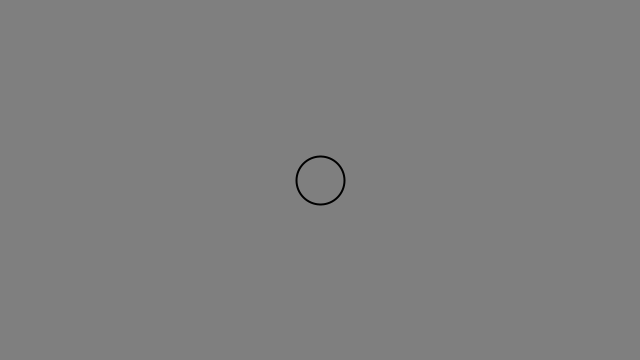
Frame 1 (no input)
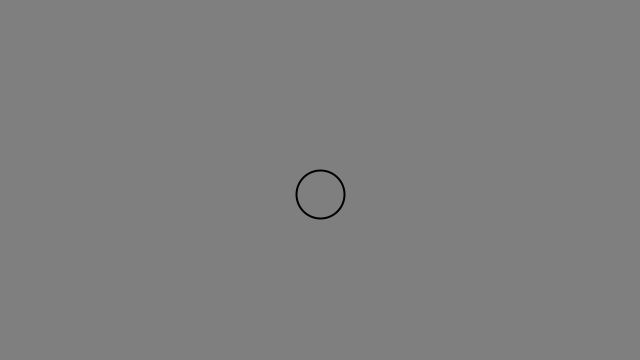
Frame 60 (the mouse pressed at the canvas centre just before this capture)
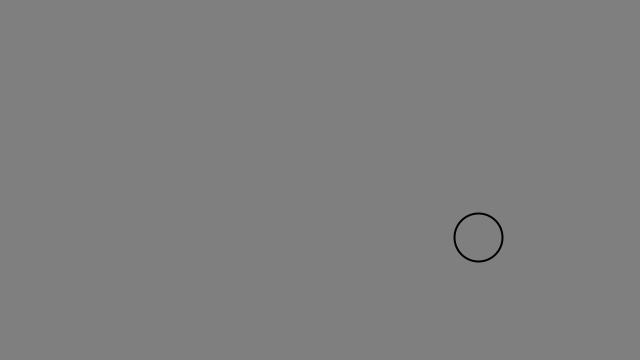
Frame 120 (the mouse held since frame 60 and released just before this capture)

The Processing sketch that drew these frames (run headless with seeded random() and noise(); from frame 60 on, the mouse is pressed at the canvas centre):

// Processing sketch: force
// ── force.pde

Mover m;

void setup() {
    size(640, 360);
    m = new Mover();
}

void draw() {
    background(127);
    PVector gravity = new PVector(0, 0.3);
    m.applyForce(gravity);

    if(mousePressed){
        PVector wind = new PVector(0.3, 0);
        m.applyForce(wind);
    }
   
    m.update();
    m.edges();
    m.display();
    
}

class Mover{
    PVector location;
    PVector velocity;
    PVector acceleration;

    Mover(){
        location = new PVector(width/2, height/2);
        velocity = new PVector(0, 0);
        acceleration = new PVector(0, 0);
    }

    void applyForce(PVector force){
        acceleration.add(force);
    }

    void update(){
        velocity.add(acceleration);
        location.add(velocity);

        acceleration.mult(0);
    }

    void display(){
        stroke(0);
        strokeWeight(2);
        fill(127);

        ellipse(location.x, location.y, 48, 48);
    }

    void edges(){

       if(location.x > width){
            location.x = width;
            velocity.x = velocity.x * -1;
        }
        else if(location.x < 0){
            velocity.x = velocity.x * -1;
            location.x = 0;
        }
        if(location.y >= height ){
            velocity.y = velocity.y * -1;
            location.y = height;
        }
    }
}
